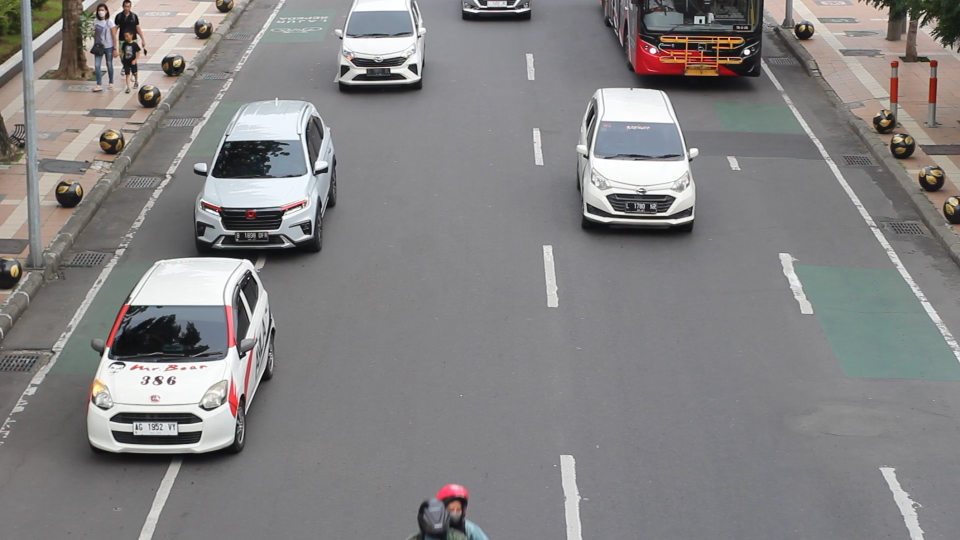
#> input picture output1/frame660.jpg, 1920 x 1080 px (shown at 1/2 size)
$ jupyter execute canny2.ipynb
#> lines starting #> are read from the running program, lines starting #| are printed output that depends on the picture; after the words box and inside, x2 and y2 are one past the last pixel; in counts of white or black regions, pixels touching at a corner belong together
[cell 1]
import cv2
import matplotlib.pyplot as plt

[cell 2]
# load image
img = cv2.imread("output1/frame660.jpg")
#> img is the input picture: shape (1080, 1920, 3); mean B, G, R 130.9, 130.7, 132.1

# convert to grayscale
gray = cv2.cvtColor(img, cv2.COLOR_BGR2GRAY)
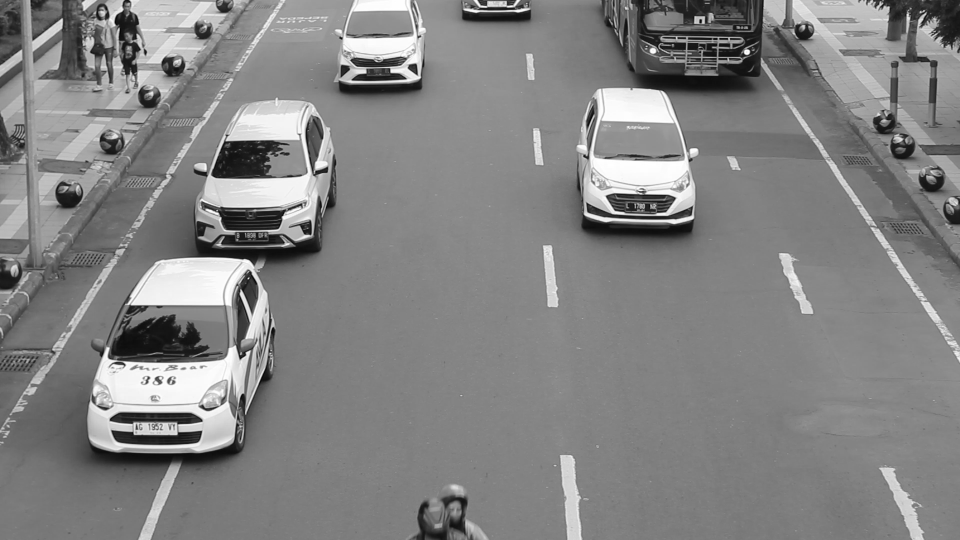
#> gray: shape (1080, 1920) (shown at 1/2 size); min 0, max 255, mean 131.1

# apply Gaussian blur
blur = cv2.GaussianBlur(gray, (5,5), 0)

# detect edges using Canny edge detection
edges = cv2.Canny(blur, 500, 270)
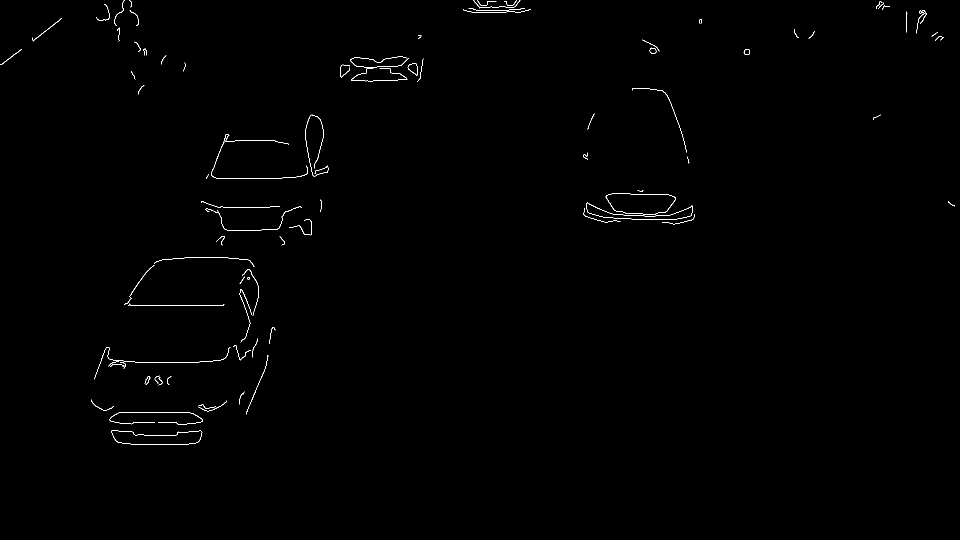
#> edges: shape (1080, 1920) (shown at 1/2 size); 0.39% white in thin lines or dots, all inside (x1, y1, x2, y2) = (0, 0, 1910, 890)
edges1 = cv2.Canny(blur, 100, 270)
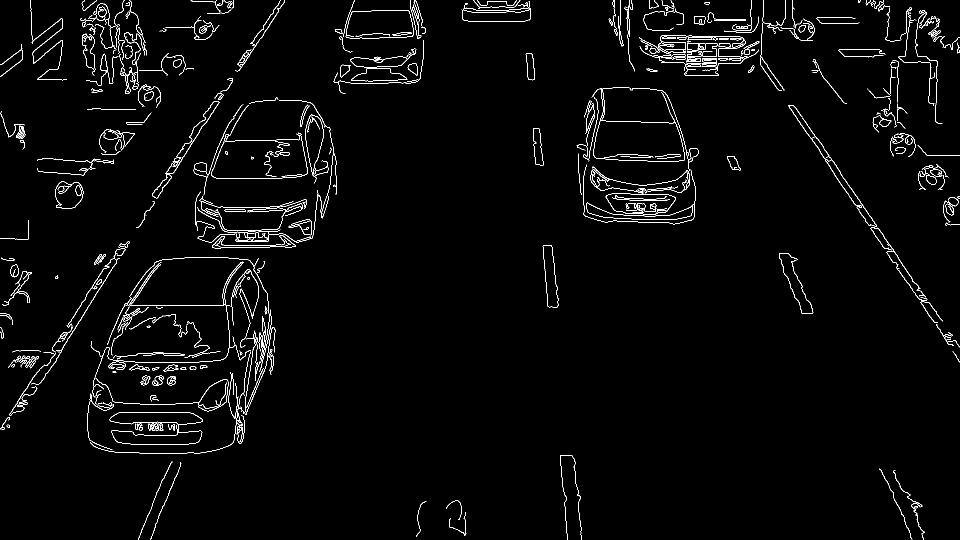
#> edges1: shape (1080, 1920) (shown at 1/2 size); 2.2% white in thin lines or dots
# find contours
contours, hierarchy = cv2.findContours(edges, cv2.RETR_EXTERNAL, cv2.CHAIN_APPROX_SIMPLE)
#> contours = 90 contours, 72 with area under 20; largest, box (x1, y1, x2, y2) and area: (1210, 386, 1352, 429) 4636, (222, 860, 405, 890) 3724, (1172, 404, 1386, 440) 2192, (1299, 95, 1313, 108) 114, (1487, 98, 1500, 110) 106

fig, axs = plt.subplots(2, 2, figsize=(10, 10))
axs[0][0].imshow(cv2.cvtColor(img, cv2.COLOR_BGR2RGB))
axs[0][0].set_title('Original Image')
axs[0][1].imshow(edges, cmap='gray')
axs[0][1].set_title('Edged Image')
axs[1][0].imshow(blur, cmap='gray')
axs[1][0].set_title('Blurred Image')
axs[1][1].imshow(edges1, cmap='gray')
axs[1][1].set_title('Blurred Image')
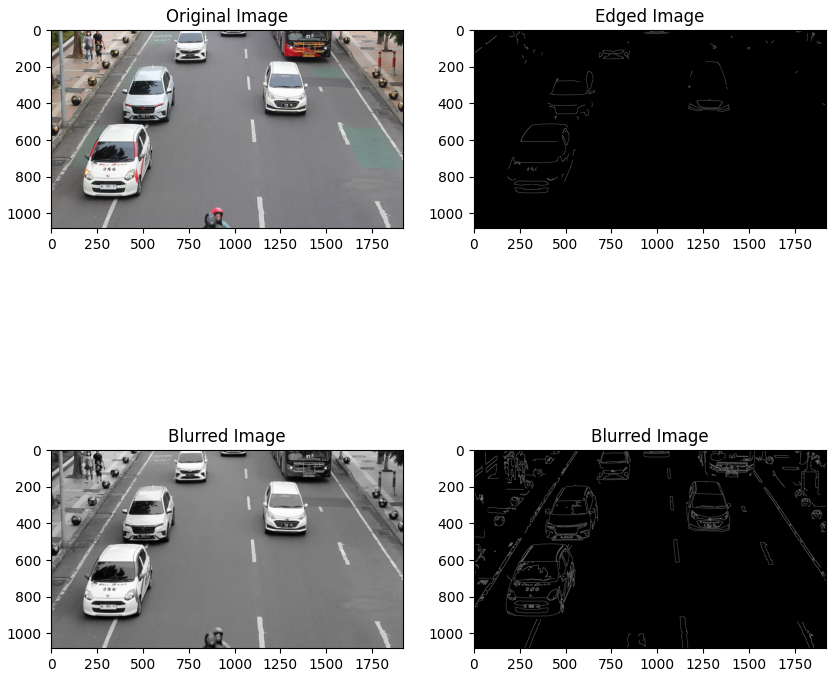
#> figure drawn by matplotlib, 4 panels

[cell 3]
# loop over contours and draw rectangles around license plates
for cnt in contours:
    area = cv2.contourArea(cnt)
    if area > 200:
        x, y, w, h = cv2.boundingRect(cnt)
        cv2.rectangle(img, (x, y), (x+w, y+h), (0, 255, 0), 2)
#> this loop made 90 passes
#> (area, x, y, w, h) on passes 1, 35, 39: (3724, 222, 860, 183, 30), (2192.5, 1172, 404, 214, 36), (4635.5, 1210, 386, 142, 43)
#> area on passes 3, 5, 6, 26, 27, 34: 27, 21, 22, 24.5, 54, 42
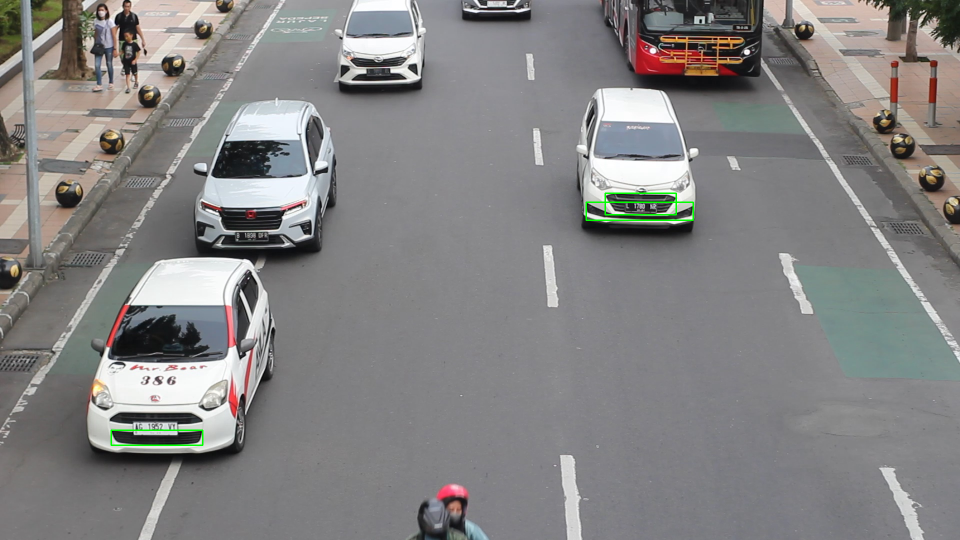
#> img: shape (1080, 1920, 3) (shown at 1/2 size); 0.19% of pixels changed, all inside (x1, y1, x2, y2) = (221, 385, 1388, 892)

[cell 4]
# display result
# cv2.imshow("License Plate Detection", img)
cropped = cv2.resize(img[y:y+h, x:x+w], (224, 224))
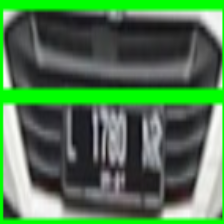
#> cropped: shape (224, 224, 3); mean B, G, R 81.3, 120.5, 80.3
# plt.imshow(img)
# plt.show("License Plate Detection", img)
# plt.show(cropped)
fig, axs = plt.subplots(1, 2, figsize=(10, 5))
axs[0].imshow(cv2.cvtColor(img, cv2.COLOR_BGR2RGB))
axs[0].set_title('Original Image')
axs[1].imshow(cv2.cvtColor(cropped, cv2.COLOR_BGR2RGB))
axs[1].set_title('Cropped Image')
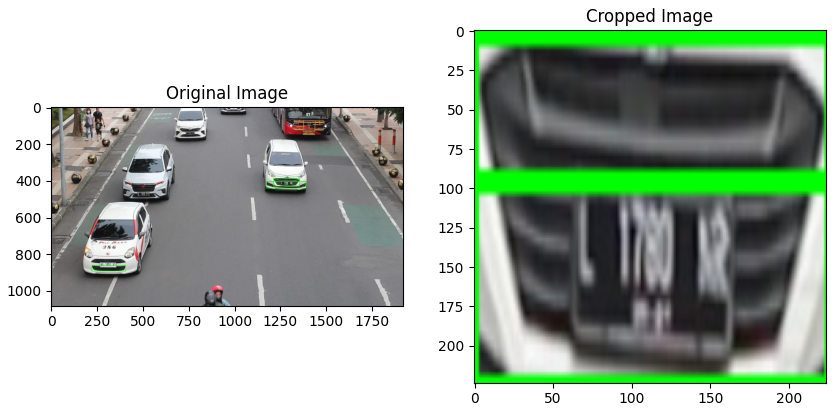
#> figure drawn by matplotlib, 2 panels

$ run again, with output1/frame0.jpg copied over output1/frame660.jpg
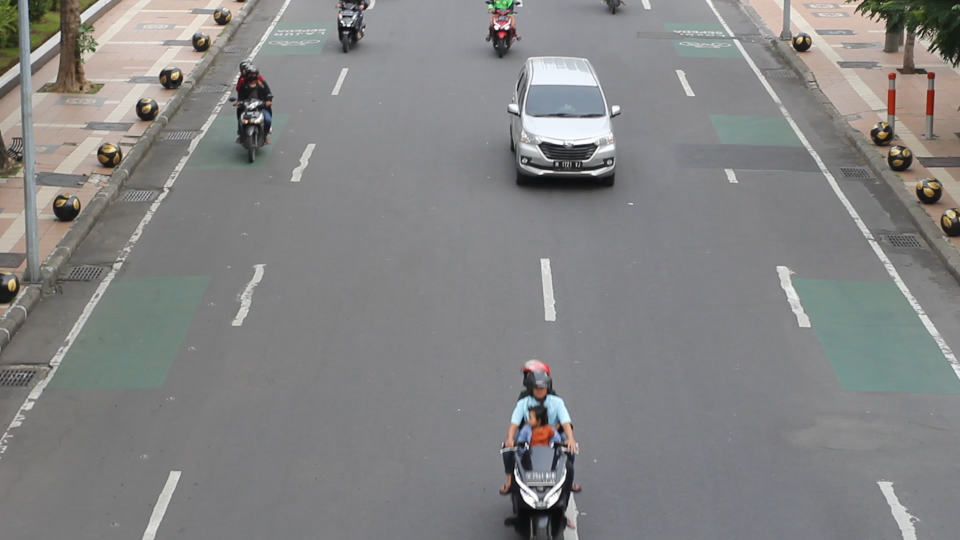
#> input picture output1/frame0.jpg, 1920 x 1080 px (shown at 1/2 size)
#> img is the input picture: shape (1080, 1920, 3); mean B, G, R 132, 132.3, 132.5
#> `edges = cv2.Canny(blur, 500, 270)`:
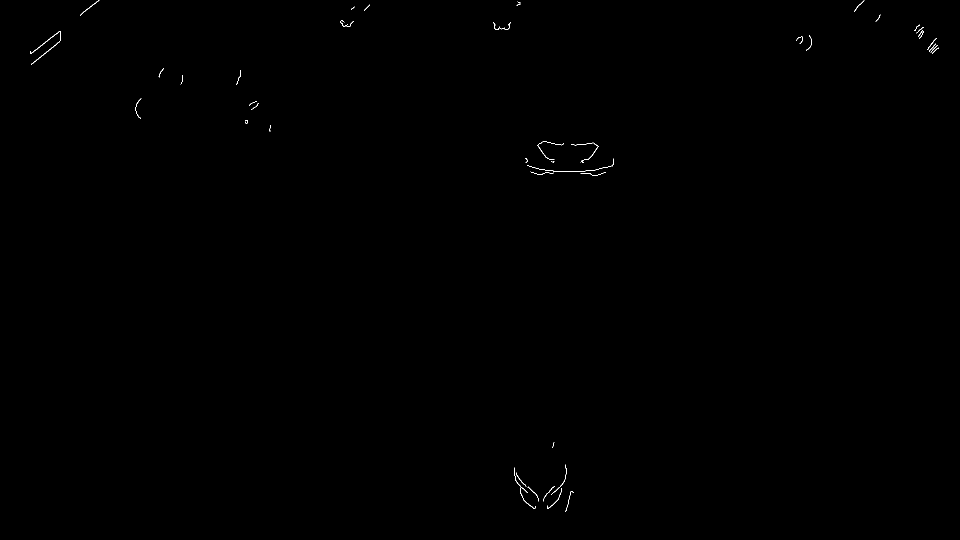
#> edges: shape (1080, 1920) (shown at 1/2 size); 0.1% white in thin lines or dots, all inside (x1, y1, x2, y2) = (60, 0, 1878, 1024)
#> edges1: shape (1080, 1920); 1.2% white in thin lines or dots
#> contours = 45 contours, 38 with area under 20; largest, box (x1, y1, x2, y2) and area: (60, 62, 122, 130) 90, (160, 0, 199, 32) 30, (1143, 285, 1198, 326) 30, (1040, 976, 1071, 1017) 22, (1028, 935, 1056, 986) 22, (1102, 929, 1133, 990) 20, (1094, 976, 1124, 1017) 20
#> `[cell 2] # load image img = cv2.imread("output1/frame660.jpg")  # conv..`:
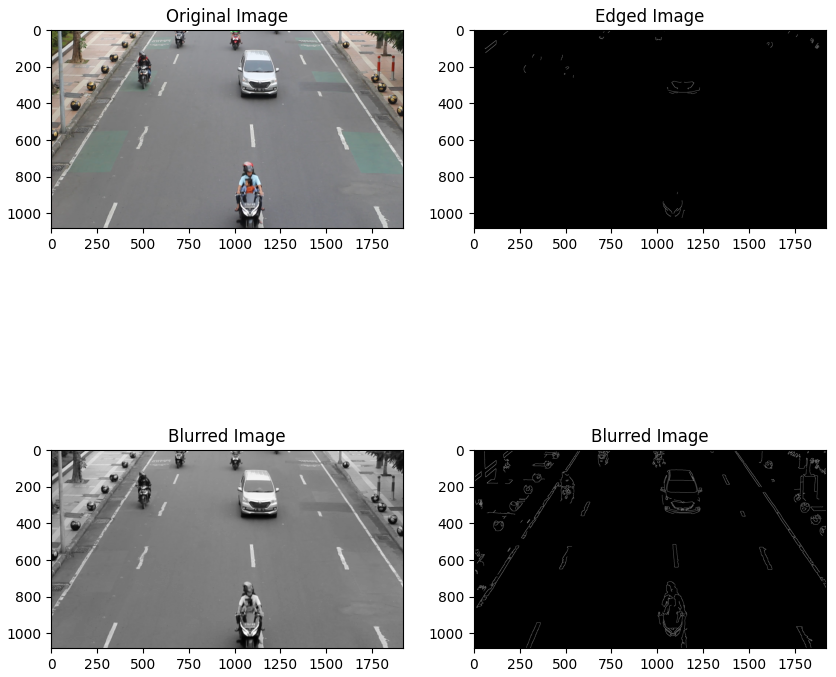
#> figure drawn by matplotlib, 4 panels
#> the loop `for cnt in contours:` made 45 passes
#> area on passes 2, 3, 7, 8, 16, 33, 45: 20, 22.5, 21.5, 20.5, 30, 90.5, 30.5

$ run again, with output1/frame1005.jpg copied over output1/frame660.jpg
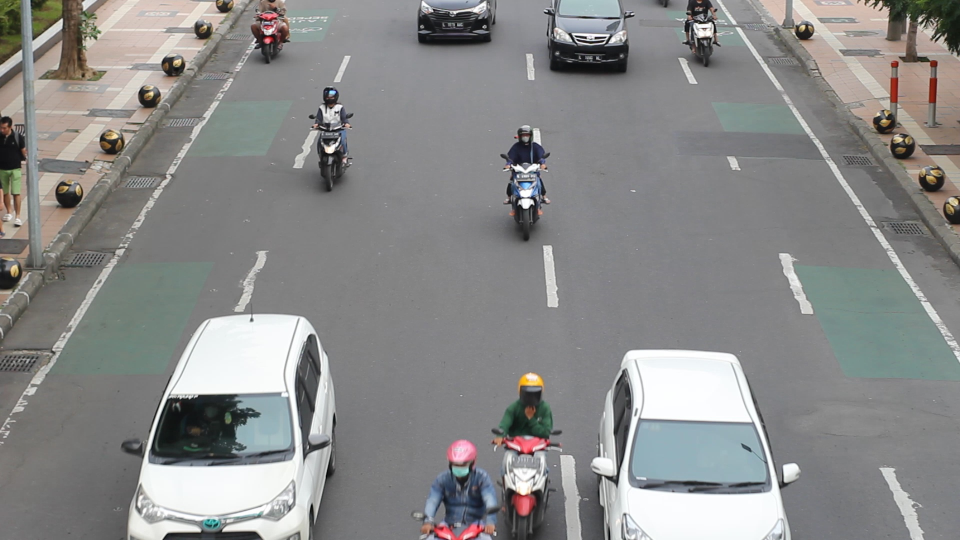
#> input picture output1/frame1005.jpg, 1920 x 1080 px (shown at 1/2 size)
#> img is the input picture: shape (1080, 1920, 3); mean B, G, R 137.3, 137.9, 137.7
#> `edges = cv2.Canny(blur, 500, 270)`:
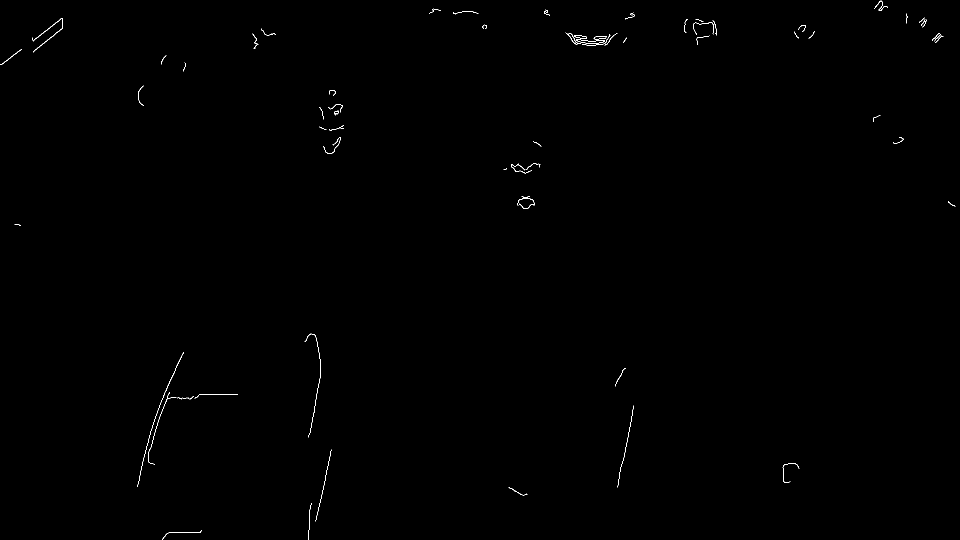
#> edges: shape (1080, 1920) (shown at 1/2 size); 0.19% white in thin lines or dots
#> edges1: shape (1080, 1920); 1.9% white in thin lines or dots
#> contours = 69 contours, 63 with area under 20; largest, box (x1, y1, x2, y2) and area: (1152, 78, 1210, 88) 250, (64, 37, 126, 105) 93, (1022, 327, 1064, 347) 32, (274, 704, 368, 974) 31, (0, 98, 43, 130) 30, (1034, 397, 1069, 418) 23
#> the loop `for cnt in contours:` made 69 passes
#> (area, x, y, w, h) on pass 37: (250, 1152, 78, 58, 10)
#> `[cell 4] # display result # cv2.imshow("License Plate Detection", img)..`:
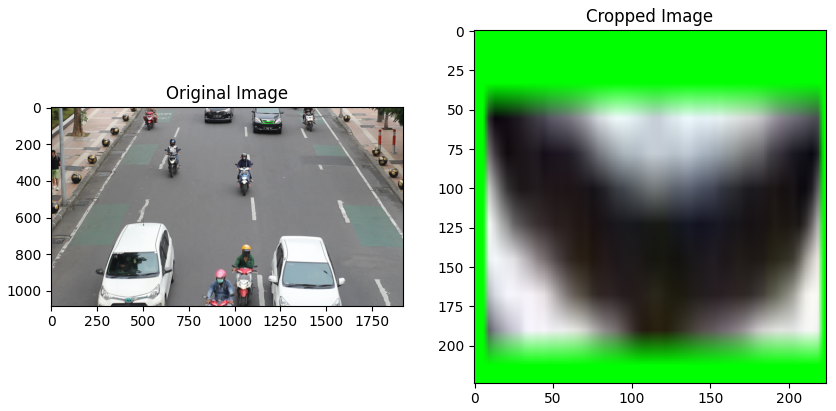
#> figure drawn by matplotlib, 2 panels

$ run again, with output1/frame1020.jpg copied over output1/frame660.jpg
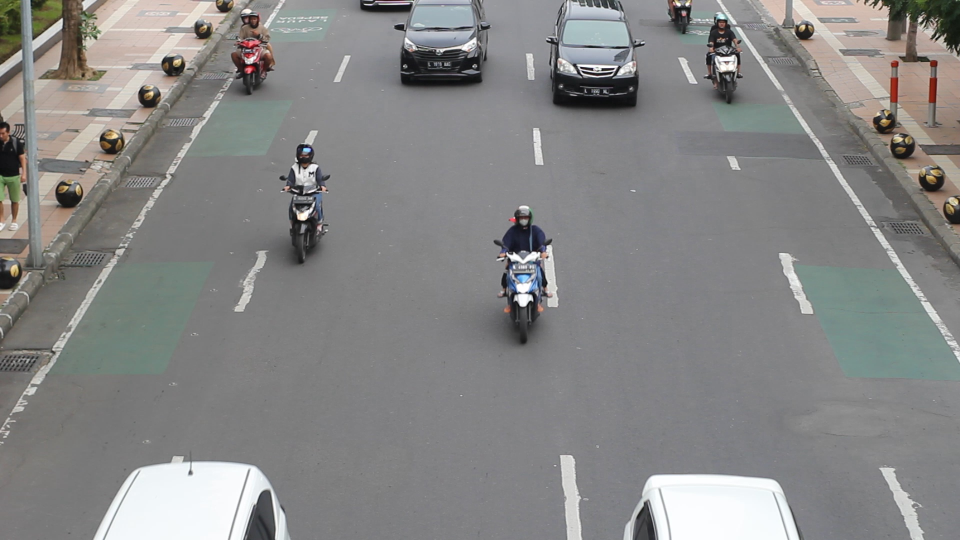
#> input picture output1/frame1020.jpg, 1920 x 1080 px (shown at 1/2 size)
#> img is the input picture: shape (1080, 1920, 3); mean B, G, R 133.8, 134.4, 134.5
#> edges: shape (1080, 1920); 0.14% white in thin lines or dots
#> edges1: shape (1080, 1920); 1.6% white in thin lines or dots
#> contours = 68 contours, 61 with area under 20; largest, box (x1, y1, x2, y2) and area: (1201, 136, 1230, 143) 124, (1012, 503, 1083, 524) 47, (64, 36, 124, 82) 46, (0, 98, 43, 130) 31, (1225, 124, 1268, 158) 23, (592, 403, 631, 442) 22, (1029, 587, 1067, 614) 22
#> `[cell 2] # load image img = cv2.imread("output1/frame660.jpg")  # conv..`:
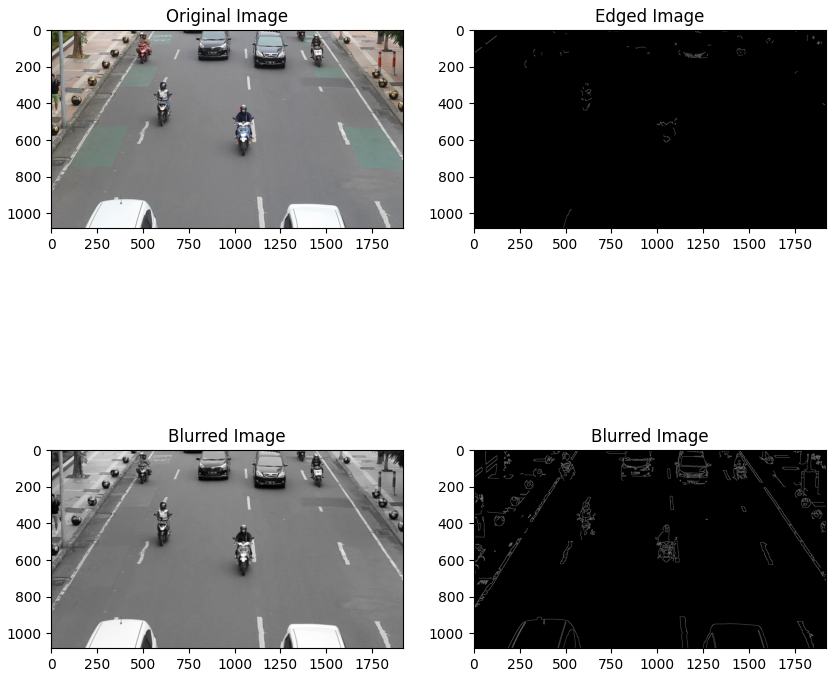
#> figure drawn by matplotlib, 4 panels
#> the loop `for cnt in contours:` made 68 passes
#> area on passes 2, 8, 10, 26, 36, 42, 58: 21.5, 47, 22.5, 124, 23, 31, 46
